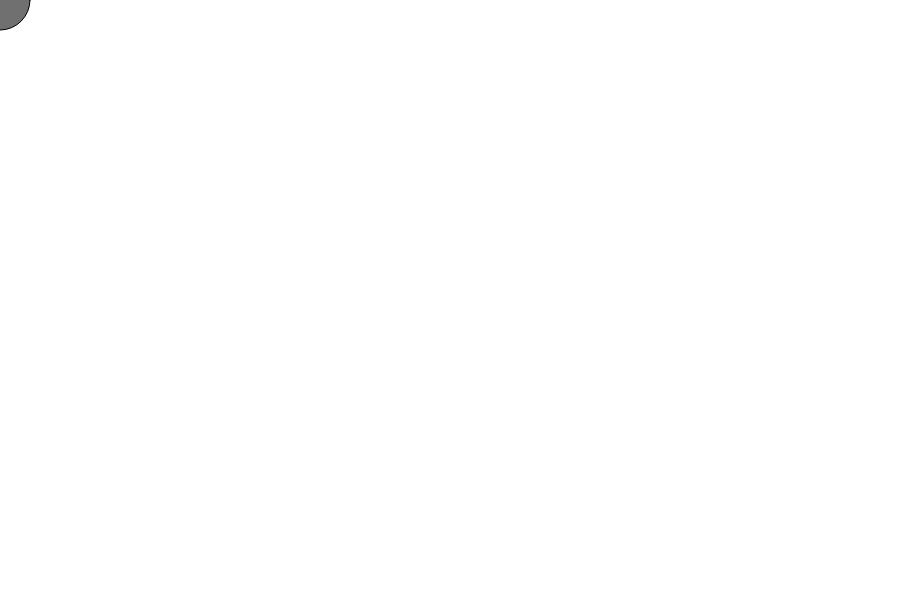
Frame 1 (no input)
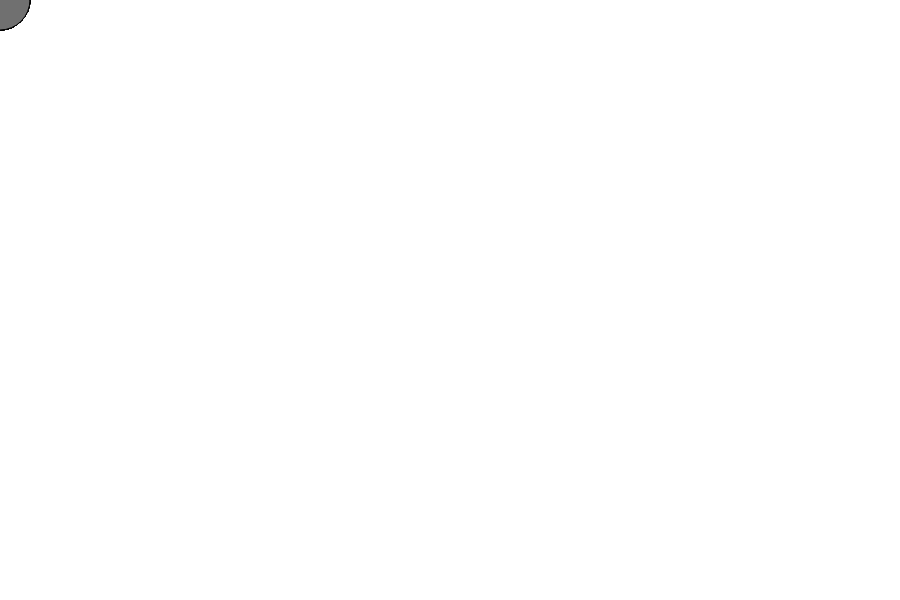
Frame 60 (no input)
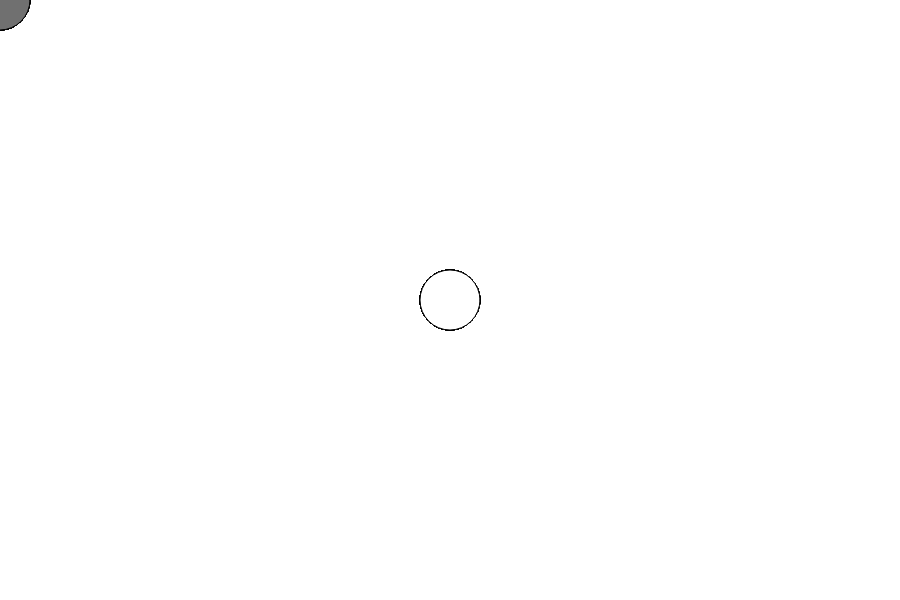
Frame 120 (the mouse pressed at the canvas centre since frame 60)

The p5.js sketch that drew these frames (run headless with seeded random() and noise() and a simulated clock; from frame 60 on, the mouse is pressed at the canvas centre):

// p5.js sketch
// ── sketch.js
function setup() {
 createCanvas(900 , 600);
}
function draw() {
 if (mouseIsPressed) {
 fill(776655);
 } else {
 fill(112);
 }
 ellipse(mouseX, mouseY, 60, 60);
}

// ── style.css
body{

    background-color: #F3E0EC;

}

h1 {
    font-size: 30px;
    text-shadow: 2px 2px #F2BEFC;
    color: #685F74;
    font-family: "Arial Black", Gadget, sans-serif;
}

h2 {
    font-size: 40px;
    text-shadow: 2px 2px #F2BEFC;
    color: #685F74;
    font-family: "Arial Black", Gadget, sans-serif;
}
h3 {
    font-size: 70px;
    text-shadow: 6px 6px #F2BEFC;
    color: #685F74;
    font-family: "Arial Black", Gadget, sans-serif;
     word-spacing: -20px;
}

p {
    color: #685F74;
    text-shadow: 2px 2px #F2BEFC;
    font-size: 20px;
    font-family: "Arial", Helvetica, sans-serif;
}
